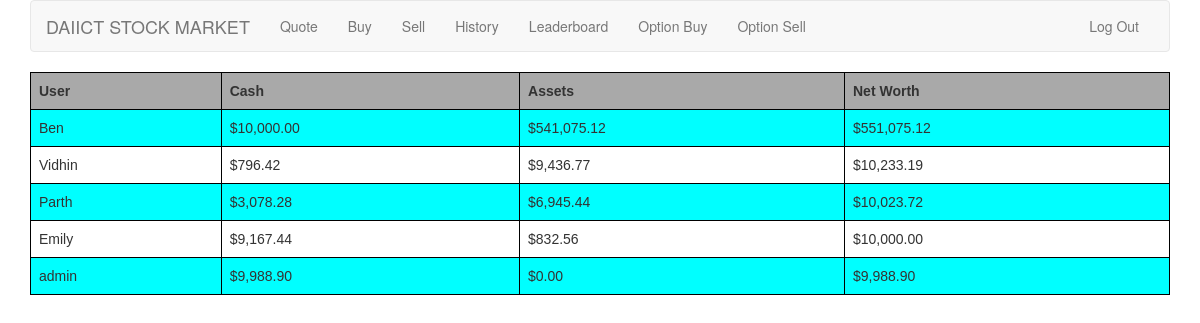
Before: /leaderboard/ (signed in) with the older database file.
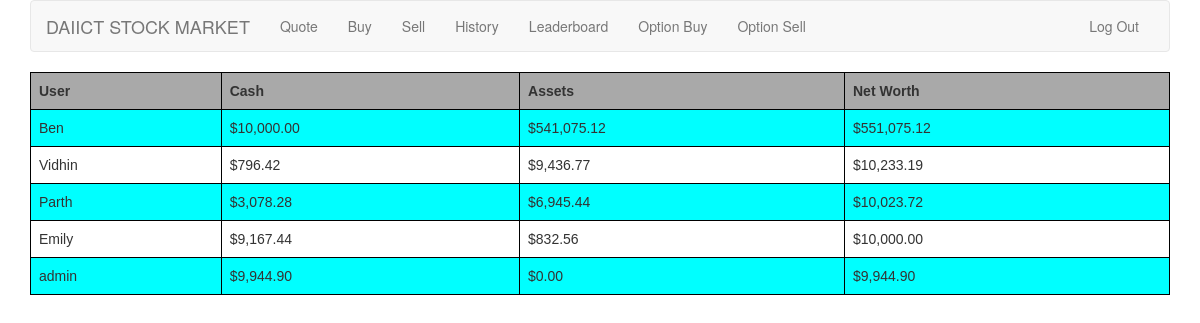
After: the same page with the newer database file.
### tables this page shows
CREATE TABLE "users"
(
    id INTEGER PRIMARY KEY NOT NULL,
    username TEXT NOT NULL,
    hash TEXT NOT NULL,
    cash REAL DEFAULT 10000.00 NOT NULL,
    assets DECIMAL DEFAULT 0 NOT NULL
);

### application.py (the view)
@app.route("/leaderboard/")
@login_required
def leaderboard():
    leaders = c.execute("SELECT username, cash, assets FROM users ORDER BY cash + assets DESC").fetchall()
    return render_template("leaderboard.html", leaders=leaders, usd=usd)

### helpers.py (called while the page is built)
def login_required(f):
    @wraps(f)
    def decorated_function(*args, **kwargs):
        if session.get("user_id") is None:
            return redirect(url_for("login", next=request.url))
        return f(*args, **kwargs)
    return decorated_function

def usd(value):
    return "${:,.2f}".format(value)

### templates/leaderboard.html (shortened to what this page needs)
{% extends "layout.html" %}
{% block main %}
    <table>
        <tr>
            <th>
                User
            </th>
            <th>
                Cash
            </th>
            <th>
                Assets
            </th>
            <th>
                Net Worth
            </th>
        </tr>
        {% for user in leaders %}
            <tr>
                <td>{{ user[0] }}</td>
                <td>{{ usd(user[1]) }}</td>
                <td>{{ usd(user[2]) }}</td>
                <td>{{ usd(user[1] + user[2]) }}</td>
            </tr>
        {% endfor %}
    </table>
{% endblock %}

Changed rows visible on the page:
changed users "admin": cash "$9,988.90" → "$9,944.90"; usd(user[1]+user[2]) "$9,988.90" → "$9,944.90"
